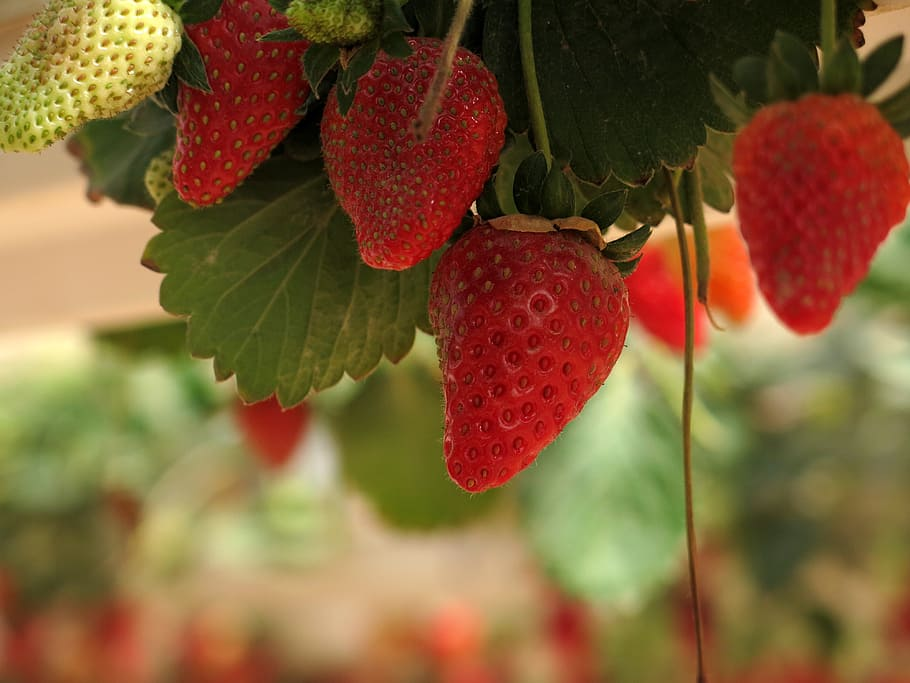
#> input picture ExampleCode/Images/strawberries-red-fruit-organic.jpg, 910 x 683 px
$ python example1.py
#> lines starting #> are read from the running program, lines starting #| are printed output that depends on the picture; after the words box and inside, x2 and y2 are one past the last pixel; in counts of white or black regions, pixels touching at a corner belong together
import numpy as np
import cv2

class Example1:
    def __init__(self, image_name):
        self.image_name = image_name

        # Orange  0-22
        # # Yellow 22- 38
        # # Green 38-75
        # Blue 75-130
        # Violet 130-160
        # Red 160-179
        self.bound_low1 = np.array([0, 0, 0])
        self.bound_up1  = np.array([0, 0, 0])

        self.bound_low2 = np.array([0, 0, 0])
        self.bound_up2  = np.array([0, 0, 0])

    def load_and_show_image(self):
        # Load an color image
        #
        # - cv2.IMREAD_COLOR: Loads a color image. Any transparency of image
        #                     will be neglected. It is the default flag.
        # - cv2.IMREAD_GRAYSCALE: Loads image in grayscale mode.
        # - cv2.IMREAD_UNCHANGED: Loads image as such including alpha channel.
        self.image = cv2.imread(self.image_name, cv2.IMREAD_UNCHANGED)
#> self.image is the input picture: shape (683, 910, 3); mean B, G, R 54.5, 94.9, 127
        cv2.namedWindow("image", cv2.WINDOW_NORMAL)
        cv2.imshow("image", self.image)
        cv2.waitKey(0)
        cv2.destroyAllWindows()

    def conver_to_hsv(self):
        self.image_hsv = cv2.cvtColor(self.image, cv2.COLOR_BGR2HSV)
#> self.image_hsv: shape (683, 910, 3); mean H, S, V 24.2, 157.3, 129.9
        cv2.namedWindow("hsv_image", cv2.WINDOW_NORMAL)
        cv2.imshow("hsv_image", self.image_hsv)
        cv2.waitKey(0)
        cv2.destroyAllWindows()

    def set_mask(self):
        cv2.namedWindow("image", cv2.WINDOW_NORMAL)
        cv2.imshow("image", self.image)

        cv2.namedWindow("hsv_image", cv2.WINDOW_NORMAL)
        cv2.imshow("hsv_image", self.image_hsv)

        cv2.namedWindow("mask1")
        cv2.createTrackbar("Hue lower bound:", "mask1", 0, 179, self.callback_trackbars)
        cv2.createTrackbar("Hue upper bound:", "mask1", 0, 179, self.callback_trackbars)
        cv2.createTrackbar("Saturation lower bound: ", "mask1", 0, 255, self.callback_trackbars)
        cv2.createTrackbar("Saturation upper bound: ", "mask1", 0, 255, self.callback_trackbars)
        cv2.createTrackbar("Value lower bound:", "mask1", 0, 255, self.callback_trackbars)
        cv2.createTrackbar("Value upper bound:", "mask1", 0, 255, self.callback_trackbars)

        while True:
            mask1 = cv2.inRange(self.image_hsv, self.bound_low1, self.bound_up1)
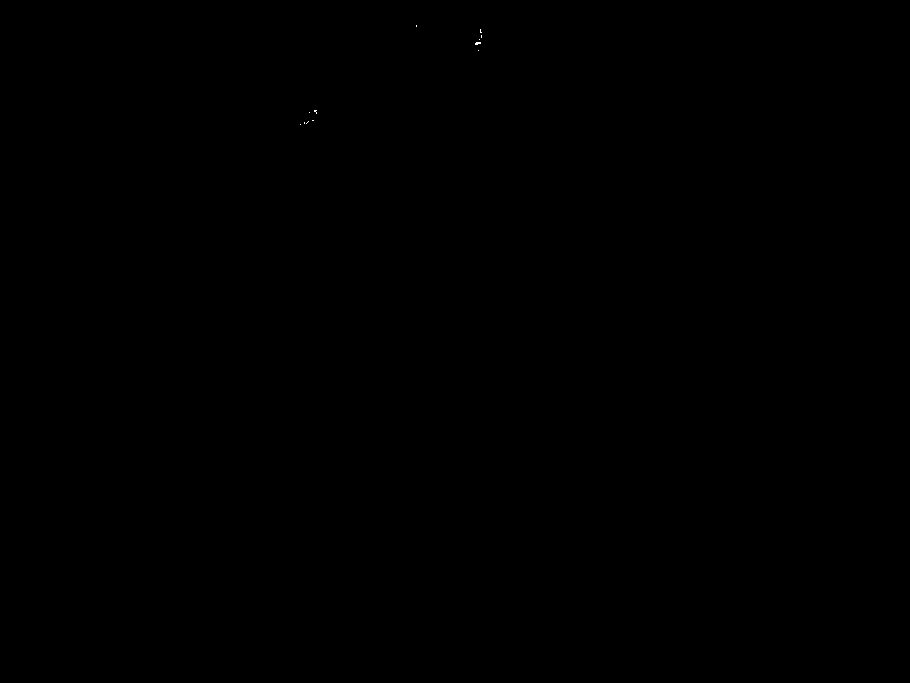
#> mask1: shape (683, 910); 0.01% white in thin lines or dots, all inside (x1, y1, x2, y2) = (300, 25, 482, 125)
            cv2.imshow('mask1', mask1)

            key = cv2.waitKey(33)
#> (key Esc is pressed here)
            if key == 27:    # Esc key to stop
                break

        cv2.destroyAllWindows()

    def callback_trackbars(self, value):
        h_low1 = cv2.getTrackbarPos('Hue lower bound:', 'mask1')
        h_up1  = cv2.getTrackbarPos('Hue upper bound:', 'mask1')
        s_low1 = cv2.getTrackbarPos('Saturation lower bound:', 'mask1')
        s_up1  = cv2.getTrackbarPos('Saturation upper bound:', 'mask1')
        v_low1 = cv2.getTrackbarPos('Value lower bound:', 'mask1')
        v_up1  = cv2.getTrackbarPos('Value upper bound:', 'mask1')

        self.bound_low1 = np.array([h_low1, s_low1, v_low1], np.uint8)
        self.bound_up1  = np.array([h_up1, s_up1, v_up1], np.uint8)


if __name__ == "__main__":
    example1 = Example1("../../Images/strawberries-red-fruit-organic.jpg")
    example1.load_and_show_image()
    example1.conver_to_hsv()
    example1.set_mask()
